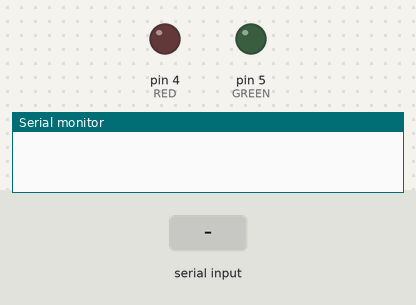
The sketch below on a simulated Arduino Uno, built with avr-gcc and run on an emulated ATmega328P. Shown: output pins drawn as LEDs (lit = HIGH), the last lines printed to the serial monitor. The test bench sets the inputs (shaded band).

Above: at 1.2 s.
1.3 s: "R\n" received over Serial
At 2.0 s:
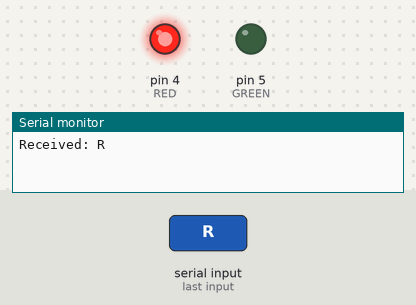
2.8 s: byte 71 ('G') received over Serial
At 3.1 s:
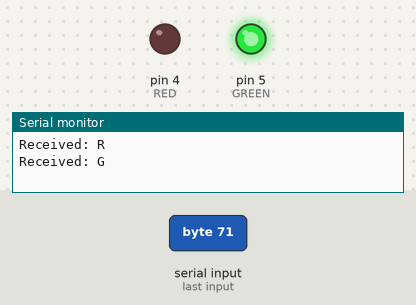
Timing chart, 0 to 5.8 s (numbered marks = the images above; inputs shaded):
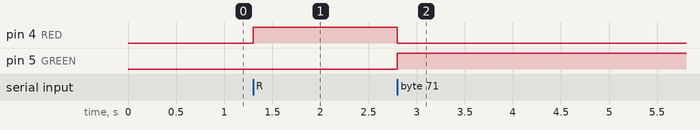

The sketch:

arduino2.ino
```cpp
// Arduino 2

const int RED = 4;
const int GREEN = 5;

void setup() {
  DDRD |= (1 << RED) | (1 << GREEN); // leds as outputs

  PORTD &= ~((1 << RED) | (1 << GREEN)); // turn off

  Serial.begin(9600);
}

void loop() {
  if (Serial.available() > 0) {

    // received var as whatever is read
    char received = Serial.read();

    // skip newlines and carriage return
    if (received == '\n' || received == '\r') return;
    Serial.print("Received: ");
    Serial.println(received);

    if (received == 'R') {
      PORTD |=  (1 << RED);    // red on
      PORTD &= ~(1 << GREEN);  // green off
    }
    else if (received == 'G') {
      PORTD |=  (1 << GREEN);  // green on
      PORTD &= ~(1 << RED);    // red off
    }
  }
}
```

Measured:
- after the input at 1.3 s, pin 4 (RED): LOW → HIGH at once
- after the input at 2.8 s, pin 4 (RED): HIGH → LOW at once; pin 5 (GREEN): LOW → HIGH at once
